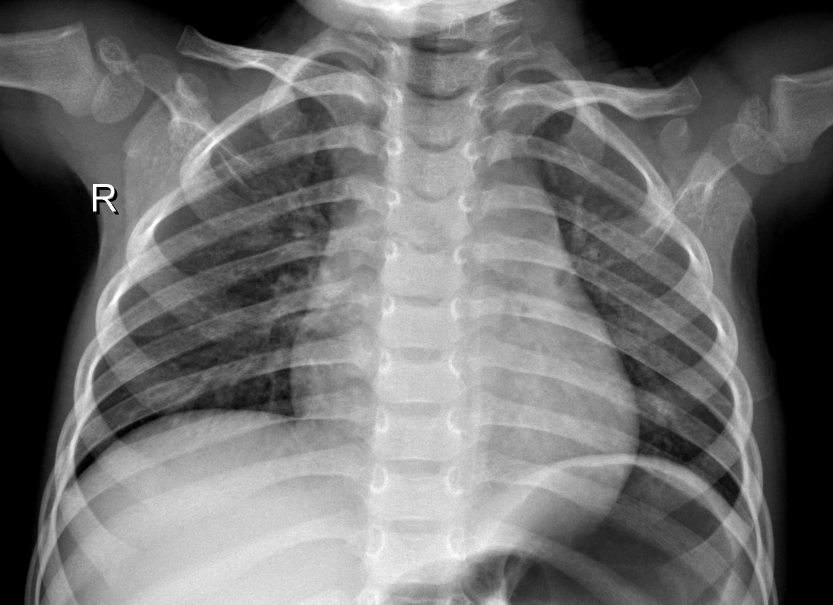
#> input picture Dataset/IM-0215-0001.jpeg, 1666 x 1209 px, found by its file name (shown at 1/2 size)
$ jupyter execute cropping.ipynb   (shell and % lines are left out)
#> lines starting #> are read from the running program, lines starting #| are printed output that depends on the picture
<a href="https://colab.research.google.com/github/hanifnurf/TKC_Covid19/blob/main/opencv_basic/cropping.ipynb" target="_parent"></a>

[cell 1]
import wget
url = "https://github.com/hanifnurf/TKC_Covid19/blob/main/Dataset/IM-0215-0001.jpeg?raw=true"
wget.download(url)

[cell 2]
# import the necessary packages
from matplotlib import pyplot as plt
import numpy as np
import argparse
import cv2

[cell 3]
def plt_imshow(title, image):
	# convert the image frame BGR to RGB color space and display it
	image = cv2.cvtColor(image, cv2.COLOR_BGR2RGB)
	plt.imshow(image)
	plt.title(title)
	plt.grid(False)
	plt.show()

[cell 4]
I = np.arange(0, 25)
I

[cell 5]
I = I.reshape((5, 5))
I

[cell 6]
I[0:3, 0:2]

[cell 7]
I[3:5, 1:5]

[cell 8]
# # construct the argument parser and parse the arguments
# ap = argparse.ArgumentParser()
# ap.add_argument("-i", "--image", type=str, default="adrian.png",
# 	help="path to the input image")
# args = vars(ap.parse_args())

# since we are using Jupyter Notebooks we can replace our argument
# parsing code with *hard coded* arguments and values
args = {
	"image": "IM-0215-0001.jpeg"
}

[cell 9]
# load the input image and display it to our screen
image = cv2.imread(args["image"])
#> image is the input picture: shape (1209, 1666, 3); min 0, max 255, mean 109.7
plt_imshow("Original", image)

# cropping an image with OpenCV is accomplished via simple NumPy
# array slices in startY:endY, startX:endX order -- here we are
# cropping the monitor from the image (these coordinates were
# determined using photo editing software such as Photoshop,
# GIMP, Paint, etc.)
# Dimension lab.jpeg = 720x1600
adobe = image[100:550, 100:500]
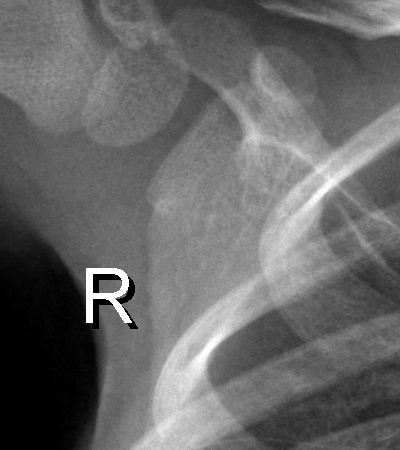
#> adobe: shape (450, 400, 3); min 0, max 255, mean 103.7
plt_imshow("adobe", adobe)


$ run again, with Dataset/covid (13).jpg copied over Dataset/IM-0215-0001.jpeg
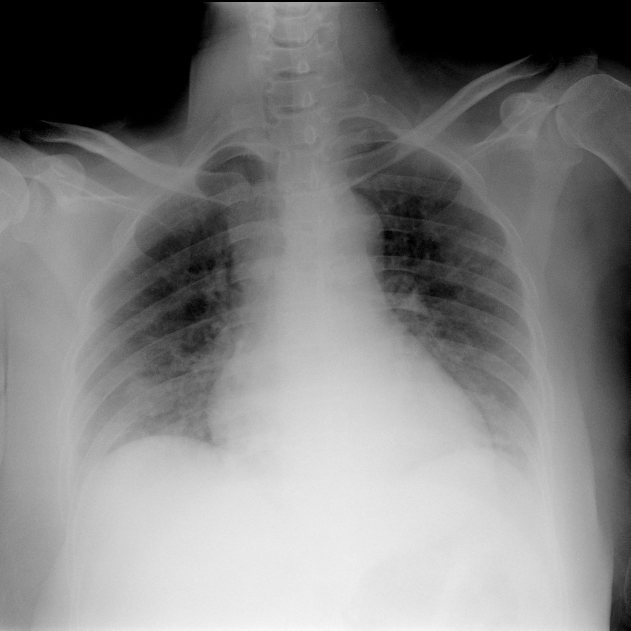
#> input picture Dataset/covid (13).jpg, 1261 x 1262 px, found by its file name (shown at 1/2 size)
#> image is the input picture: shape (1262, 1261, 3); min 0, max 251, mean 129.4
#> `adobe = image[100:550, 100:500]`:
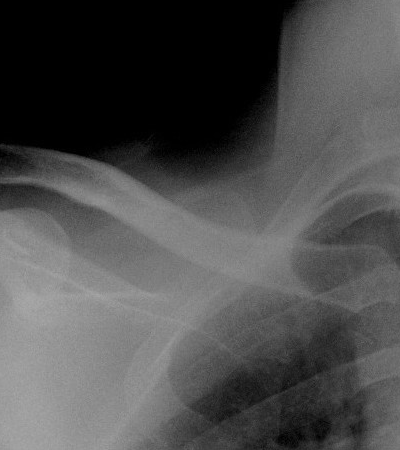
#> adobe: shape (450, 400, 3); min 0, max 169, mean 78.3
